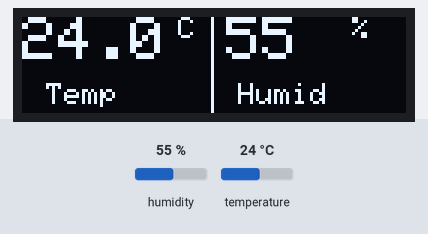
This sketch was run on a simulated ESP32. On the bench: 128×32 one-colour display. The inputs (shaded band) are chosen by the test bench; at power-on: humidity 55 %, temperature 24 °C. WiFi joins after 1.5 s; servers stay silent unless stated; no MQTT or app messages arrive unless stated; what the sketch prints to the serial monitor is not drawn.

Above: at 10.6 s.
10.7 s: humidity set to 22 %
At 20.3 s:
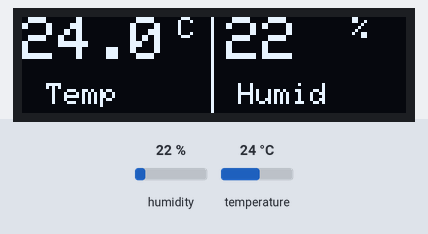
21.5 s: temperature set to 12 °C
At 30.3 s:
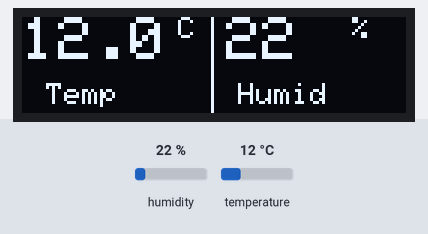
31.5 s: humidity set to 40 %
At 40.3 s:
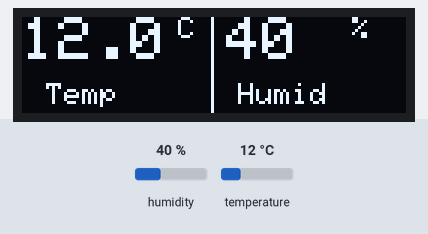
41.5 s: temperature set to 19 °C
At 50.3 s:
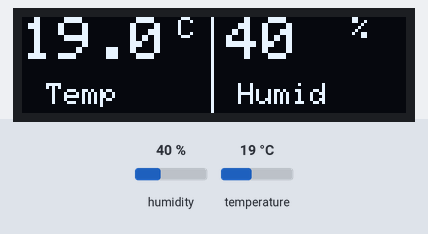
Timing chart, 0 to 51.8 s (numbered marks = the images above; inputs shaded):
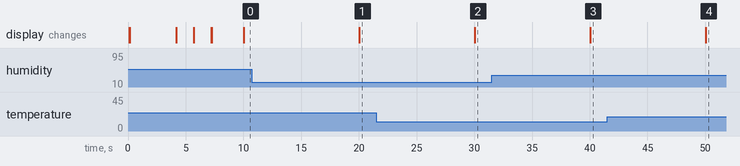

The sketch:

HiveMQCloudeESP32.ino
```cpp
#include <WiFi.h>
#include <WiFiClientSecure.h>
#include <PubSubClient.h>
#include <ArduinoJson.h>
#include <DHT.h>

#include <SPI.h>
#include <Wire.h>
#include <Adafruit_GFX.h>
#include <Adafruit_SSD1306.h>


#define SCREEN_WIDTH 128 // OLED display width, in pixels
#define SCREEN_HEIGHT 32 // OLED display height, in pixels


#define OLED_RESET     -1 // Reset pin # (or -1 if sharing Arduino reset pin)
#define OLED_ADDRESS 0x3C ///< See datasheet for Address; 0x3D for 128x64, 0x3C for 128x32
Adafruit_SSD1306 display(SCREEN_WIDTH, SCREEN_HEIGHT, &Wire, OLED_RESET);

#define NUMFLAKES     10 // Number of snowflakes in the animation example

#define LOGO_HEIGHT   16
#define LOGO_WIDTH    16

static const unsigned char PROGMEM logo_bmp[] =
{ 0b00000000, 0b11000000,
  0b00000001, 0b11000000,
  0b00000001, 0b11000000,
  0b00000011, 0b11100000,
  0b11110011, 0b11100000,
  0b11111110, 0b11111000,
  0b01111110, 0b11111111,
  0b00110011, 0b10011111,
  0b00011111, 0b11111100,
  0b00001101, 0b01110000,
  0b00011011, 0b10100000,
  0b00111111, 0b11100000,
  0b00111111, 0b11110000,
  0b01111100, 0b11110000,
  0b01110000, 0b01110000,
  0b00000000, 0b00110000 };

// ─── WiFi ───────────────────────────────────────────
const char* ssid     = "WiFi";
const char* password = "WiFi@987654321";

// ─── HiveMQ Cloud ───────────────────────────────────
const char* mqtt_host = "b97f2e41b9544425ab8ca239071f0ddf.s1.eu.hivemq.cloud";
const int   mqtt_port = 8883;
const char* mqtt_user = "esp32_device_01";
const char* mqtt_pass = "StrongPass123";
const char* client_id = "esp32_device_01";

// HiveMQ Cloud root CA certificate
// Download from: https://letsencrypt.org/certs/isrgrootx1.pem
// (HiveMQ uses Let's Encrypt — paste the cert below)
const char* root_ca = R"EOF(
-----BEGIN CERTIFICATE-----
MIIFazCCA1OgAwIBAgIRAIIQz7DSQONZRGPgu2OCiwAwDQYJKoZIhvcNAQELBQAw
TzELMAkGA1UEBhMCVVMxKTAnBgNVBAoTIEludGVybmV0IFNlY3VyaXR5IFJlc2Vh
cmNoIEdyb3VwMRUwEwYDVQQDEwxJU1JHIFJvb3QgWDEwHhcNMTUwNjA0MTEwNDM4
WhcNMzUwNjA0MTEwNDM4WjBPMQswCQYDVQQGEwJVUzEpMCcGA1UEChMgSW50ZXJu
ZXQgU2VjdXJpdHkgUmVzZWFyY2ggR3JvdXAxFTATBgNVBAMTDElTUkcgUm9vdCBY
MTCCAiIwDQYJKoZIhvcNAQEBBQADggIPADCCAgoCggIBAK3oJHP0FDfzm54rVygc
h77ct984kIxuPOZXoHj3dcKi/vVqbvYATyjb3miGbESTtrFj/RQSa78f0uoxmyF+
0TM8ukj13Xnfs7j/EvEhmkvBioZxaUpmZmyPfjxwv60pIgbz5MDmgK7iS4+3mX6U
A5/TR5d8mUgjU+g4rk8Kb4Mu0UlXjIB0ttov0DiNewNwIRt18jA8+o+u3dpjq+sW
T8KOEUt+zwvo/7V3LvSye0rgTBIlDHCNAymg4VMk7BPZ7hm/ELNKjD+Jo2FR3qyH
B5T0Y3HsLuJvW5iB4YlcNHlsdu87kGJ55tukmi8mxdAQ4Q7e2RCOFvu396j3x+UC
B5iPNgiV5+I3lg02dZ77DnKxHZu8A/lJBdiB3QW0KtZB6awBdpUKD9jf1b0SHzUv
KBds0pjBqAlkd25HN7rOrFleaJ1/ctaJxQZBKT5ZPt0m9STJEadao0xAH0ahmbWn
OlFuhjuefXKnEgV4We0+UXgVCwOPjdAvBbI+e0ocS3MFEvzG6uBQE3xDk3SzynTn
jh8BCNAw1FtxNrQHusEwMFxIt4I7mKZ9YIqioymCzLq9gwQbooMDQaHWBfEbwrbw
qHyGO0aoSCqI3Haadr8faqU9GY/rOPNk3sgrDQoo//fb4hVC1CLQJ13hef4Y53CI
rU7m2Ys6xt0nUW7/vGT1M0NPAgMBAAGjQjBAMA4GA1UdDwEB/wQEAwIBBjAPBgNV
HRMBAf8EBTADAQH/MB0GA1UdDgQWBBR5tFnme7bl5AFzgAiIyBpY9umbbjANBgkq
hkiG9w0BAQsFAAOCAgEAVR9YqbyyqFDQDLHYGmkgJykIrGF1XIpu+ILlaS/V9lZL
ubhzEFnTIZd+50xx+7LSYK05qAvqFyFWhfFQDlnrzuBZ6brJFe+GnY+EgPbk6ZGQ
3BebYhtF8GaV0nxvwuo77x/Py9auJ/GpsMiu/X1+mvoiBOv/2X/qkSsisRcOj/KK
NFtY2PwByVS5uCbMiogziUwthDyC3+6WVwW6LLv3xLfHTjuCvjHIInNzktHCgKQ5
ORAzI4JMPJ+GslWYHb4phowim57iaztXOoJwTdwJx4nLCgdNbOhdjsnvzqvHu7Ur
TkXWStAmzOVyyghqpZXjFaH3pO3JLF+l+/+sKAIuvtd7u+Nxe5AW0wdeRlN8NwdC
jNPElpzVmbUq4JUagEiuTDkHzsxHpFKVK7q4+63SM1N95R1NbdWhscdCb+ZAJzVc
oyi3B43njTOQ5yOf+1CceWxG1bQVs5ZufpsMljq4Ui0/1lvh+wjChP4kqKOJ2qxq
4RgqsahDYVvTH9w7jXbyLeiNdd8XM2w9U/t7y0Ff/9yi0GE44Za4rF2LN9d11TPA
mRGunUHBcnWEvgJBQl9nJEiU0Zsnvgc/ubhPgXRR4Xq37Z0j4r7g1SgEEzwxA57d
emyPxgcYxn/eR44/KJ4EBs+lVDR3veyJm+kXQ99b21/+jh5Xos1AnX5iItreGCc=
-----END CERTIFICATE-----
)EOF";

// Topic
const char* topic_dht    = "factory/line1/esp32_01/dht";
const char* topic_status   = "factory/line1/esp32_01/status";


// ─── DHT11 ──────────────────────────────────────────
#define DHT_PIN  4
#define DHT_TYPE DHT11
DHT dht(DHT_PIN, DHT_TYPE);

WiFiClientSecure espClient;
PubSubClient client(espClient);


unsigned long lastPublish    = 0;
const long    publishInterval = 10000;  // 10 seconds

// ─── OLED Helper Functions ───────────────────────────

void oledSplash() {                      // ★ NEW — startup screen
  display.clearDisplay();
  display.setTextSize(1);
  display.setTextColor(SSD1306_WHITE);
  display.setCursor(20, 5);
  display.println("IoT Sensor Node");
  display.setCursor(28, 18);
  display.println("Starting...");
  display.display();
  delay(2000);
}

void oledStatus(String line1, String line2) { // ★ NEW — two-line status screen
  display.clearDisplay();
  display.setTextSize(1);
  display.setTextColor(SSD1306_WHITE);
  display.setCursor(0, 5);
  display.println(line1);
  display.setCursor(0, 18);
  display.println(line2);
  display.display();
}

void oledSensorData(float temp, float hum) { // ★ NEW — main data screen
  display.clearDisplay();

  // ── Temperature (large, left side) ──
  display.setTextSize(2);
  display.setTextColor(SSD1306_WHITE);
  display.setCursor(0, 0);
  display.print(temp, 1);
  display.setTextSize(1);
  display.setCursor(52, 0);
  display.println("C");

  // ── Divider line ──
  display.drawLine(63, 0, 63, 31, SSD1306_WHITE);

  // ── Humidity (right side) ──
  display.setTextSize(2);
  display.setCursor(68, 0);
  display.print(hum, 0);
  display.setTextSize(1);
  display.setCursor(110, 0);
  display.println("%");

  // ── Labels at bottom ──
  display.setTextSize(1);
  display.setCursor(8, 22);
  display.println("Temp");
  display.setCursor(72, 22);
  display.println("Humid");

  display.display();
}

void oledError(String msg) {             // ★ NEW — error screen
  display.clearDisplay();
  display.setTextSize(1);
  display.setTextColor(SSD1306_WHITE);
  display.setCursor(0, 5);
  display.println("! ERROR");
  display.setCursor(0, 18);
  display.println(msg);
  display.display();
}


void connectWiFi() {
  oledStatus("Connecting WiFi", ssid);
  WiFi.begin(ssid, password);
  Serial.print("Connecting to WiFi");
  while (WiFi.status() != WL_CONNECTED) {
    delay(500); Serial.print(".");
  }
  Serial.println();
  Serial.print("WiFi connected. IP: ");
  Serial.println(WiFi.localIP());
  oledStatus("WiFi Connected", WiFi.localIP().toString()); // ★ NEW
  delay(1500);
}

void connectMQTT() {
  espClient.setCACert(root_ca);
  client.setServer(mqtt_host, mqtt_port);
  client.setBufferSize(512);

  while (!client.connected()) {
    Serial.print("Connecting to MQTT...");
     oledStatus("Connecting MQTT", "HiveMQ Cloud...");
    if (client.connect(client_id, mqtt_user, mqtt_pass)) {
      Serial.println(" Connected!");
      // Publish online status
      client.publish(topic_status, "{\"status\":\"online\"}", true);
       oledStatus("MQTT Connected!", mqtt_host);
    } else {
      Serial.print(" Failed, rc=");
      Serial.println(client.state());
       oledError("MQTT rc=" + String(client.state()));
      delay(5000); // wait before retry
    }
  }
}


void publishDHT() {                     // ★ NEW — replaces old publishSensorData()
  float temperature = dht.readTemperature();   // Celsius by default
  float humidity    = dht.readHumidity();
  int   rssi        = WiFi.RSSI();

  // DHT11 sometimes returns NaN on bad reads — always validate
  if (isnan(temperature) || isnan(humidity)) {
    Serial.println("DHT11 read failed — skipping publish");
    oledError("DHT11 Read Fail");
    return;                             // skip this cycle, try next interval
  }
  oledSensorData(temperature, humidity);
 // Build JSON payload
  StaticJsonDocument<200> doc;
  doc["device_id"]  = "esp32_01";
  doc["temp_c"]     = serialized(String(temperature, 1));
  doc["humidity"]   = serialized(String(humidity, 1));
  doc["heat_index"] = serialized(String(dht.computeHeatIndex(temperature, humidity, false), 1));
  doc["uptime_ms"]  = millis();
  doc["rssi"] = serialized(String(rssi));

  char payload[200];
  serializeJson(doc, payload);

  bool success = client.publish(topic_dht, payload);
  Serial.print(success ? "Published: " : "Publish FAILED: ");
  Serial.println(payload);
}

// ────────────────────────────────────────────────────
void setup() {
  Serial.begin(115200);
  delay(100);

    Wire.begin();
 if (!display.begin(SSD1306_SWITCHCAPVCC, OLED_ADDRESS)) { // ★ NEW
    Serial.println("OLED init failed — check wiring and address");
    while (true); // halt — no point continuing without display
  }

   display.clearDisplay();
  display.display();
  oledSplash();

  Serial.println("\n\n=== ESP32 DHT11 IoT Node ===");

  dht.begin();                          // ★ NEW — initialize DHT sensor
  delay(2000);                          // ★ NEW — DHT11 needs 2s after power-on to stabilize

  connectWiFi();
  connectMQTT();
}

void loop() {
  if (!client.connected()) {
    Serial.println("MQTT disconnected — reconnecting...");
    connectMQTT();
  }
  client.loop();

  unsigned long now = millis();
  if (now - lastPublish >= publishInterval) {
    lastPublish = now;
    publishDHT();                       // ★ NEW
  }
}
```

Measured:
- after the input at 10.7 s, the display: changes after 9.3 s (image 1)
- after the input at 21.5 s, the display: changes after 8.5 s (image 2)
- after the input at 31.5 s, the display: changes after 8.5 s (image 3)
- after the input at 41.5 s, the display: changes after 8.5 s (image 4)
